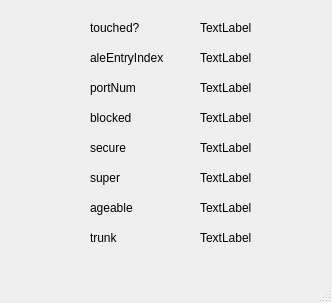
<?xml version="1.0" encoding="UTF-8"?>
<ui version="4.0">
 <class>MainWindow</class>
 <widget class="QMainWindow" name="MainWindow">
  <property name="geometry">
   <rect>
    <x>0</x>
    <y>0</y>
    <width>332</width>
    <height>303</height>
   </rect>
  </property>
  <property name="windowTitle">
   <string>MainWindow</string>
  </property>
  <widget class="QWidget" name="centralwidget">
   <widget class="QLabel" name="label">
    <property name="geometry">
     <rect>
      <x>90</x>
      <y>20</y>
      <width>55</width>
      <height>16</height>
     </rect>
    </property>
    <property name="text">
     <string>touched?</string>
    </property>
   </widget>
   <widget class="QLabel" name="label_2">
    <property name="geometry">
     <rect>
      <x>90</x>
      <y>50</y>
      <width>81</width>
      <height>16</height>
     </rect>
    </property>
    <property name="text">
     <string>aleEntryIndex</string>
    </property>
   </widget>
   <widget class="QLabel" name="touched_label">
    <property name="geometry">
     <rect>
      <x>200</x>
      <y>20</y>
      <width>55</width>
      <height>16</height>
     </rect>
    </property>
    <property name="text">
     <string>TextLabel</string>
    </property>
   </widget>
   <widget class="QLabel" name="aleEntryIndex_label">
    <property name="geometry">
     <rect>
      <x>200</x>
      <y>50</y>
      <width>55</width>
      <height>16</height>
     </rect>
    </property>
    <property name="text">
     <string>TextLabel</string>
    </property>
   </widget>
   <widget class="QLabel" name="label_3">
    <property name="geometry">
     <rect>
      <x>90</x>
      <y>80</y>
      <width>81</width>
      <height>16</height>
     </rect>
    </property>
    <property name="text">
     <string>portNum</string>
    </property>
   </widget>
   <widget class="QLabel" name="portNum_label">
    <property name="geometry">
     <rect>
      <x>200</x>
      <y>80</y>
      <width>55</width>
      <height>16</height>
     </rect>
    </property>
    <property name="text">
     <string>TextLabel</string>
    </property>
   </widget>
   <widget class="QLabel" name="label_4">
    <property name="geometry">
     <rect>
      <x>90</x>
      <y>110</y>
      <width>81</width>
      <height>16</height>
     </rect>
    </property>
    <property name="text">
     <string>blocked</string>
    </property>
   </widget>
   <widget class="QLabel" name="blocked_label">
    <property name="geometry">
     <rect>
      <x>200</x>
      <y>110</y>
      <width>55</width>
      <height>16</height>
     </rect>
    </property>
    <property name="text">
     <string>TextLabel</string>
    </property>
   </widget>
   <widget class="QLabel" name="label_5">
    <property name="geometry">
     <rect>
      <x>90</x>
      <y>140</y>
      <width>81</width>
      <height>16</height>
     </rect>
    </property>
    <property name="text">
     <string>secure</string>
    </property>
   </widget>
   <widget class="QLabel" name="secure_label">
    <property name="geometry">
     <rect>
      <x>200</x>
      <y>140</y>
      <width>55</width>
      <height>16</height>
     </rect>
    </property>
    <property name="text">
     <string>TextLabel</string>
    </property>
   </widget>
   <widget class="QLabel" name="label_6">
    <property name="geometry">
     <rect>
      <x>90</x>
      <y>170</y>
      <width>81</width>
      <height>16</height>
     </rect>
    </property>
    <property name="text">
     <string>super</string>
    </property>
   </widget>
   <widget class="QLabel" name="super_label">
    <property name="geometry">
     <rect>
      <x>200</x>
      <y>170</y>
      <width>55</width>
      <height>16</height>
     </rect>
    </property>
    <property name="text">
     <string>TextLabel</string>
    </property>
   </widget>
   <widget class="QLabel" name="label_7">
    <property name="geometry">
     <rect>
      <x>90</x>
      <y>200</y>
      <width>81</width>
      <height>16</height>
     </rect>
    </property>
    <property name="text">
     <string>ageable</string>
    </property>
   </widget>
   <widget class="QLabel" name="ageable_label">
    <property name="geometry">
     <rect>
      <x>200</x>
      <y>200</y>
      <width>55</width>
      <height>16</height>
     </rect>
    </property>
    <property name="text">
     <string>TextLabel</string>
    </property>
   </widget>
   <widget class="QLabel" name="label_8">
    <property name="geometry">
     <rect>
      <x>90</x>
      <y>230</y>
      <width>81</width>
      <height>16</height>
     </rect>
    </property>
    <property name="text">
     <string>trunk</string>
    </property>
   </widget>
   <widget class="QLabel" name="trunk_label">
    <property name="geometry">
     <rect>
      <x>200</x>
      <y>230</y>
      <width>55</width>
      <height>16</height>
     </rect>
    </property>
    <property name="text">
     <string>TextLabel</string>
    </property>
   </widget>
  </widget>
  <widget class="QMenuBar" name="menubar">
   <property name="geometry">
    <rect>
     <x>0</x>
     <y>0</y>
     <width>332</width>
     <height>26</height>
    </rect>
   </property>
  </widget>
  <widget class="QStatusBar" name="statusbar"/>
 </widget>
 <resources/>
 <connections/>
</ui>
